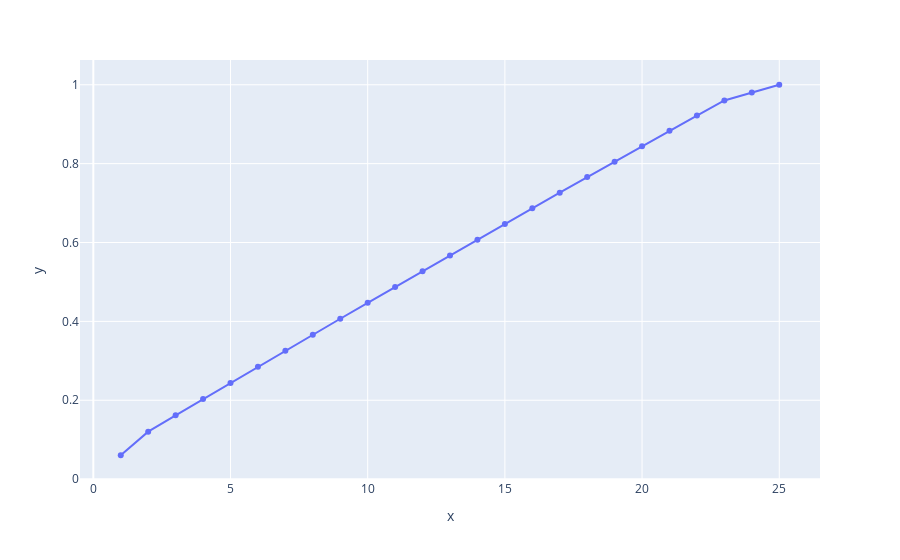

Here is the notebook cell this chart was saved with:
### Code cell
train_features = myfuncs.load_python_object(
    "../artifacts/data_transformation_1/train_features.pkl"
)

pca = PCA()
pca.fit(train_features)

explained_ratio = pca.explained_variance_ratio_

n_components = list(range(1, len(explained_ratio) + 1))
explained_ratio_cumsum = np.cumsum(explained_ratio)

fig = px.line(x=n_components, y=explained_ratio_cumsum, markers=True)

fig.show()

### Figure 1 — Plotly figure (JSON) as saved in the notebook; plotly's stock layout.template omitted (floating-point values rounded to 4 significant figures)
{"data": [{"hovertemplate": "x=%{x}<br>y=%{y}<extra></extra>", "legendgroup": "", "line": {"color": "#636efa", "dash": "solid"}, "marker": {"symbol": "circle"}, "mode": "lines+markers", "name": "", "orientation": "v", "showlegend": false, "type": "scatter", "x": [1, 2, 3, 4, 5, 6, 7, 8, 9, 10, 11, 12, 13, 14, 15, 16, 17, 18, 19, 20, 21, 22, 23, 24, 25], "xaxis": "x", "y": [0.06055, 0.1204, 0.1618, 0.2029, 0.2439, 0.2848, 0.3256, 0.3662, 0.4066, 0.447, 0.4873, 0.5274, 0.5673, 0.6072, 0.647, 0.6867, 0.7264, 0.7659, 0.805, 0.8441, 0.8831, 0.9217, 0.9603, 0.9802, 1.0], "yaxis": "y"}], "layout": {"legend": {"tracegroupgap": 0}, "margin": {"t": 60}, "xaxis": {"anchor": "y", "domain": [0, 1], "title": {"text": "x"}}, "yaxis": {"anchor": "x", "domain": [0, 1], "title": {"text": "y"}}}}
